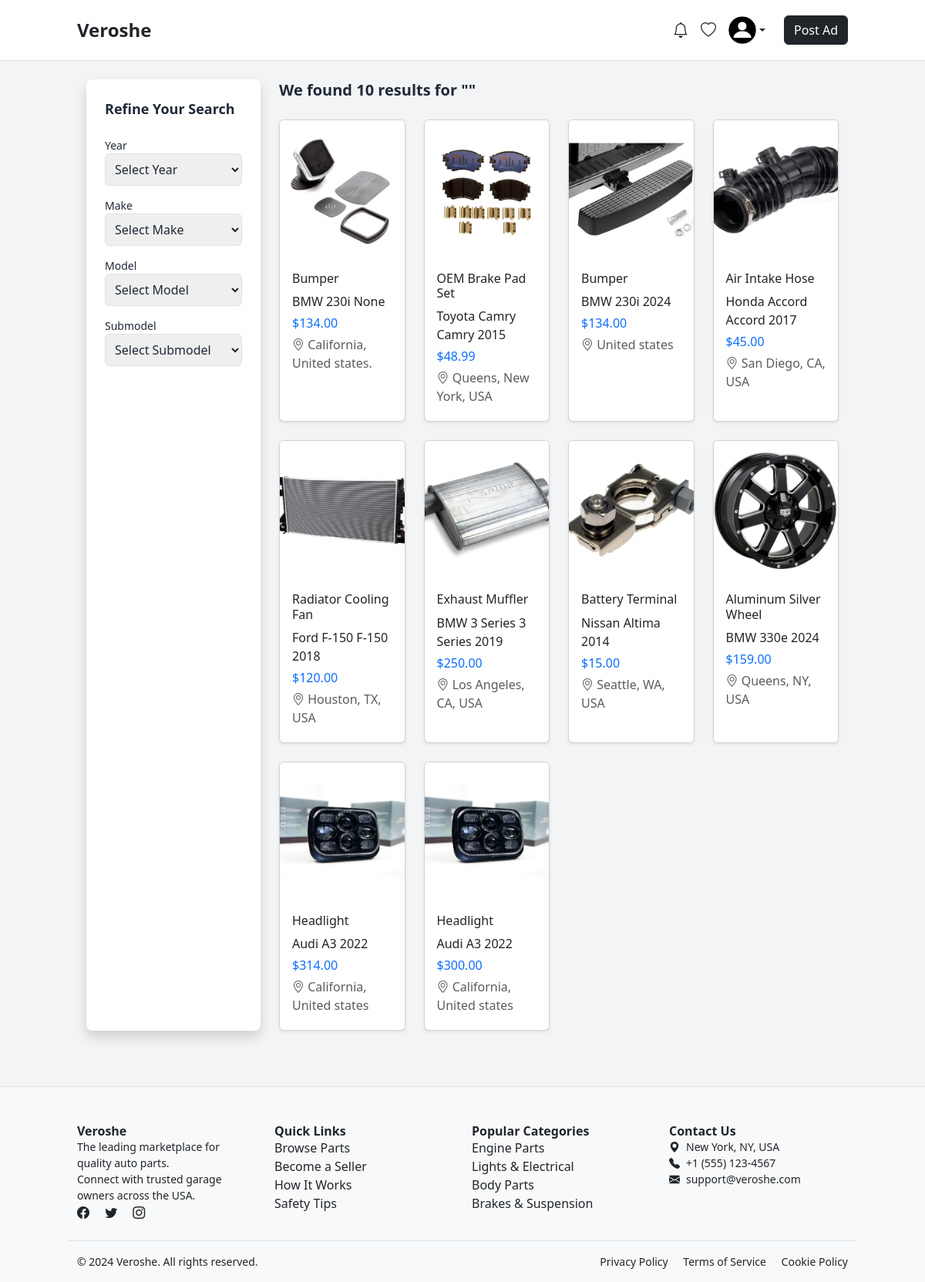
Page /search/ (signed in) on the committed database.
### core/models.py (models this page shows, shortened)
class Ad(models.Model):
    seller = models.ForeignKey(settings.AUTH_USER_MODEL, on_delete=models.CASCADE)
    category = models.ForeignKey(Category, choices=CATEGORY_CHOICES, on_delete= models.CASCADE, null=True, blank=True)
    title = models.CharField(max_length=255)
    make = models.CharField(max_length=255, null=True, blank=True)
    model = models.CharField(max_length=255, null=True, blank=True)
    sub_model = models.CharField(max_length=100, null=True, blank=True)
    year = models.PositiveIntegerField(blank=True, null=True)
    fuel_type = models.CharField(max_length=20, choices=FUEL_CHOICES, null=True, blank=True)
    transmission = models.CharField(max_length=20,choices=TRANSMISSION_CHOICES, default='Manual', blank=True, null=True)
    description = models.TextField(blank=True, null=True)
    price = models.DecimalField(max_digits=10, decimal_places=2)
    image = models.ImageField(upload_to='ads/', blank=True, null=True)
    location = models.CharField(max_length=100, blank=True, null=True)
    mobile_number = models.CharField(max_length=15, blank=True, null=True)
    is_expired = models.BooleanField(default=False)
    created_at = models.DateTimeField(auto_now_add=True)
    views = models.IntegerField(default=0)
    is_active = models.BooleanField(default=True)

### core/views.py (the view)
# urls.py: path('search/', views.search_results, name='search_results'),
@login_required
def search_results(request):
    q = request.GET.get("q", "")
    year = request.GET.get("year")
    make = request.GET.get("make")
    model = request.GET.get("model")
    sub_model = request.GET.get("sub_model")
    category_id = request.GET.get("category")
    ads = Ad.objects.all()
    if q:
        ads = ads.filter(title__icontains=q)
    if year:
        ads = ads.filter(year=year)
    if make:
        ads = ads.filter(make=make)
    if model:
        ads = ads.filter(model=model)
    if sub_model:
        ads = ads.filter(sub_model=sub_model)
    if category_id:
        ads = ads.filter(category_id=category_id)
    years = Ad.objects.values_list("year", flat=True).exclude(year__isnull=True).distinct()
    makes = Ad.objects.values_list("make", flat=True).distinct()
    models = Ad.objects.filter(make=make).values_list("model", flat=True).distinct() if make else []
    sub_models = Ad.objects.filter(model=model).values_list("sub_model", flat=True).distinct() if model else []
    if request.headers.get("x-requested-with") == "XMLHttpRequest":
        return render(request, "core/search_results_list.html", {"ads": ads})
    return render(request, "core/search_results.html", {
        "ads": ads,
        "query": q,
        "years": sorted(years, reverse=True),
        "makes": sorted(makes),
        "models": sorted(models),
        "sub_models": sorted(sub_models),
        "category": category_id
    })

### core/templates/core/search_results.html (shortened to what this page needs)
{% extends "core/base.html" %}
{% block content %}
<div class="container mx-auto px-4 py-6">
  <div class="grid grid-cols-1 md:grid-cols-4 gap-6">
    <aside class="col-span-1 bg-white p-4 rounded-lg shadow">
      <h2 class="text-lg font-semibold mb-4">Refine Your Search</h2>
      <form id="filter-form">
        <div class="mb-3">
          <label class="block text-sm font-medium">Year</label>
          <select name="year" class="w-full border p-2 rounded filter-input">
            <option value="">Select Year</option>
          </select>
        </div>
        <div class="mb-3">
          <label class="block text-sm font-medium">Make</label>
          <select name="make" id="make" class="w-full border p-2 rounded filter-input">
            <option value="">Select Make</option>
          </select>
        </div>
        <div class="mb-3">
          <label class="block text-sm font-medium">Model</label>
          <select name="model" id="model" class="w-full border p-2 rounded filter-input">
            <option value="">Select Model</option>
          </select>
        </div>
        <div class="mb-3">
          <label class="block text-sm font-medium">Submodel</label>
          <select name="submodel" id="submodel" class="w-full border p-2 rounded filter-input">
            <option value="">Select Submodel</option>
          </select>
        </div>
      </form>
    </aside>
    <main class="col-span-3">
      <h2 class="text-xl font-semibold mb-4">
        We found {{ ads.count }} results for "{{ query }}"
      </h2>
      <div id="results-container">
        {% include "core/search_results_list.html" %}
      </div>
    </main>
  </div>
</div>
{% endblock %}

### core/templates/core/search_results_list.html
{% load static %}
{% if ads %}
  <div class="row row-cols-1 row-cols-sm-2 row-cols-md-3 row-cols-lg-4 g-4">
    {% for ad in ads %}
      <div class="col">
        <div class="card h-100 shadow-sm">
          {% if ad.image %}
            <img src="{{ ad.image.url }}" class="card-img-top" alt="{{ ad.title }}" style="height: 180px; object-fit: cover;">
          {% else %}
            <img src="{% static 'images/no-image.png' %}" class="card-img-top" alt="No Image" style="height: 180px; object-fit: cover;">
          {% endif %}
          <div class="card-body">
            <h5 class="card-title">{{ ad.title }}</h5>
            <p class="mb-1">{{ ad.make }} {{ ad.model }} {{ ad.year }}</p>
            <p class="mb-1 text-primary">${{ ad.price }}</p>
            <p class="mb-1 text-muted">
              <i class="bi bi-geo-alt"></i> {{ ad.location }}
            </p>
          </div>
        </div>
      </div>
    {% endfor %}
  </div>
{% else %}
  <p class="mt-4">No results found.</p>
{% endif %}

### rows in the picture
Ad: image (picture), title "Bumper", make "BMW", model "230i", year "None", price "134.00", location "California, United states."
Ad: image (picture), title "OEM Brake Pad Set", make "Toyota Camry", model "Camry", year "2015", price "48.99", location "Queens, New York, USA"
Ad: image (picture), title "Bumper", make "BMW", model "230i", year "2024", price "134.00", location "United states"
Ad: image (picture), title "Air Intake Hose", make "Honda Accord", model "Accord", year "2017", price "45.00", location "San Diego, CA, USA"
Ad: image (picture), title "Radiator Cooling Fan", make "Ford F-150", model "F-150", year "2018", price "120.00", location "Houston, TX, USA"
Ad: image (picture), title "Exhaust Muffler", make "BMW 3 Series", model "3 Series", year "2019", price "250.00", location "Los Angeles, CA, USA"
Ad: image (picture), title "Battery Terminal", make "Nissan", model "Altima", year "2014", price "15.00", location "Seattle, WA, USA"
Ad: image (picture), title "Aluminum Silver Wheel", make "BMW", model "330e", year "2024", price "159.00", location "Queens, NY, USA"
Ad: image (picture), title "Headlight", make "Audi", model "A3", year "2022", price "314.00", location "California, United states"
Ad: image (picture), title "Headlight", make "Audi", model "A3", year "2022", price "300.00", location "California, United states"

### other values in the picture
{{ ads.count }} "10"
